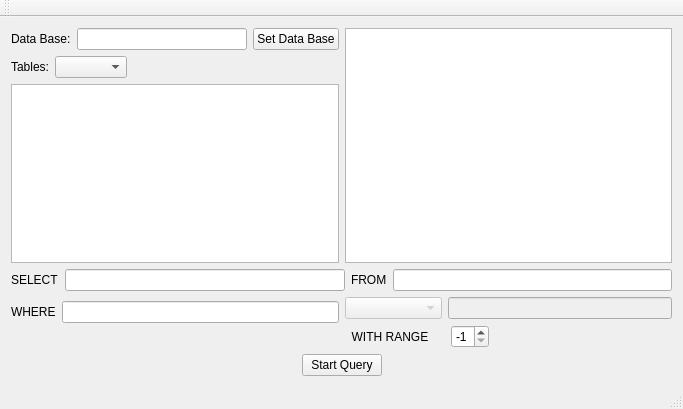
<?xml version="1.0" encoding="UTF-8"?>
<ui version="4.0">
 <class>MainWindow</class>
 <widget class="QMainWindow" name="MainWindow">
  <property name="windowModality">
   <enum>Qt::NonModal</enum>
  </property>
  <property name="geometry">
   <rect>
    <x>0</x>
    <y>0</y>
    <width>683</width>
    <height>409</height>
   </rect>
  </property>
  <property name="windowTitle">
   <string>Query</string>
  </property>
  <property name="animated">
   <bool>true</bool>
  </property>
  <widget class="QWidget" name="centralWidget">
   <layout class="QVBoxLayout" name="verticalLayout_5">
    <item>
     <layout class="QHBoxLayout" name="horizontalLayout_9">
      <item>
       <layout class="QVBoxLayout" name="verticalLayout_4">
        <item>
         <layout class="QHBoxLayout" name="horizontalLayout_8">
          <item>
           <widget class="QLabel" name="label">
            <property name="text">
             <string>Data Base:</string>
            </property>
           </widget>
          </item>
          <item>
           <widget class="QLineEdit" name="lineDataBase"/>
          </item>
          <item>
           <widget class="QPushButton" name="buttonSetDB">
            <property name="text">
             <string>Set Data Base</string>
            </property>
           </widget>
          </item>
         </layout>
        </item>
        <item>
         <layout class="QHBoxLayout" name="horizontalLayout_7">
          <item>
           <widget class="QLabel" name="labelTables">
            <property name="text">
             <string>Tables:</string>
            </property>
           </widget>
          </item>
          <item>
           <widget class="QComboBox" name="comboBoxTables"/>
          </item>
          <item>
           <spacer name="horizontalSpacer_5">
            <property name="orientation">
             <enum>Qt::Horizontal</enum>
            </property>
            <property name="sizeHint" stdset="0">
             <size>
              <width>40</width>
              <height>20</height>
             </size>
            </property>
           </spacer>
          </item>
         </layout>
        </item>
        <item>
         <widget class="QTableView" name="tableTables"/>
        </item>
       </layout>
      </item>
      <item>
       <widget class="QTableView" name="tableQuery"/>
      </item>
     </layout>
    </item>
    <item>
     <layout class="QVBoxLayout" name="verticalLayout_3">
      <item>
       <layout class="QHBoxLayout" name="horizontalLayout">
        <item>
         <widget class="QLabel" name="labelSelect">
          <property name="text">
           <string>SELECT</string>
          </property>
         </widget>
        </item>
        <item>
         <widget class="QLineEdit" name="lineEditSelect"/>
        </item>
        <item>
         <widget class="QLabel" name="labelFrom">
          <property name="text">
           <string>FROM</string>
          </property>
         </widget>
        </item>
        <item>
         <widget class="QLineEdit" name="lineEditFrom"/>
        </item>
       </layout>
      </item>
      <item>
       <layout class="QHBoxLayout" name="horizontalLayout_6">
        <item>
         <layout class="QVBoxLayout" name="verticalLayout_2">
          <item>
           <layout class="QHBoxLayout" name="horizontalLayout_2">
            <item>
             <widget class="QLabel" name="labelWhere">
              <property name="enabled">
               <bool>true</bool>
              </property>
              <property name="text">
               <string>WHERE</string>
              </property>
             </widget>
            </item>
            <item>
             <widget class="QLineEdit" name="lineEditWhere">
              <property name="enabled">
               <bool>true</bool>
              </property>
             </widget>
            </item>
           </layout>
          </item>
          <item>
           <spacer name="horizontalSpacer_3">
            <property name="orientation">
             <enum>Qt::Horizontal</enum>
            </property>
            <property name="sizeHint" stdset="0">
             <size>
              <width>40</width>
              <height>20</height>
             </size>
            </property>
           </spacer>
          </item>
         </layout>
        </item>
        <item>
         <layout class="QVBoxLayout" name="verticalLayout">
          <item>
           <layout class="QHBoxLayout" name="horizontalLayout_5">
            <item>
             <widget class="QComboBox" name="comboBoxOperation">
              <property name="enabled">
               <bool>false</bool>
              </property>
              <property name="currentIndex">
               <number>-1</number>
              </property>
              <item>
               <property name="text">
                <string>SIMILAR TO </string>
               </property>
              </item>
              <item>
               <property name="text">
                <string>CONTAINS</string>
               </property>
              </item>
             </widget>
            </item>
            <item>
             <widget class="QLineEdit" name="lineEditOperation">
              <property name="enabled">
               <bool>false</bool>
              </property>
             </widget>
            </item>
           </layout>
          </item>
          <item>
           <layout class="QHBoxLayout" name="horizontalLayout_3">
            <item>
             <widget class="QLabel" name="labelRange">
              <property name="text">
               <string>  WITH RANGE     </string>
              </property>
             </widget>
            </item>
            <item>
             <widget class="QSpinBox" name="spinBoxRange">
              <property name="specialValueText">
               <string/>
              </property>
              <property name="suffix">
               <string/>
              </property>
              <property name="prefix">
               <string/>
              </property>
              <property name="minimum">
               <number>-1</number>
              </property>
              <property name="maximum">
               <number>5</number>
              </property>
              <property name="value">
               <number>-1</number>
              </property>
             </widget>
            </item>
            <item>
             <spacer name="horizontalSpacer_4">
              <property name="orientation">
               <enum>Qt::Horizontal</enum>
              </property>
              <property name="sizeHint" stdset="0">
               <size>
                <width>40</width>
                <height>20</height>
               </size>
              </property>
             </spacer>
            </item>
           </layout>
          </item>
         </layout>
        </item>
       </layout>
      </item>
      <item>
       <layout class="QHBoxLayout" name="horizontalLayout_4">
        <item>
         <spacer name="horizontalSpacer">
          <property name="orientation">
           <enum>Qt::Horizontal</enum>
          </property>
          <property name="sizeHint" stdset="0">
           <size>
            <width>40</width>
            <height>20</height>
           </size>
          </property>
         </spacer>
        </item>
        <item>
         <widget class="QPushButton" name="buttonStart">
          <property name="text">
           <string>Start Query</string>
          </property>
         </widget>
        </item>
        <item>
         <spacer name="horizontalSpacer_2">
          <property name="orientation">
           <enum>Qt::Horizontal</enum>
          </property>
          <property name="sizeHint" stdset="0">
           <size>
            <width>40</width>
            <height>20</height>
           </size>
          </property>
         </spacer>
        </item>
       </layout>
      </item>
     </layout>
    </item>
   </layout>
  </widget>
  <widget class="QMenuBar" name="menuBar">
   <property name="geometry">
    <rect>
     <x>0</x>
     <y>0</y>
     <width>683</width>
     <height>25</height>
    </rect>
   </property>
  </widget>
  <widget class="QToolBar" name="mainToolBar">
   <attribute name="toolBarArea">
    <enum>TopToolBarArea</enum>
   </attribute>
   <attribute name="toolBarBreak">
    <bool>false</bool>
   </attribute>
  </widget>
  <widget class="QStatusBar" name="statusBar"/>
 </widget>
 <layoutdefault spacing="6" margin="11"/>
 <resources/>
 <connections/>
</ui>
